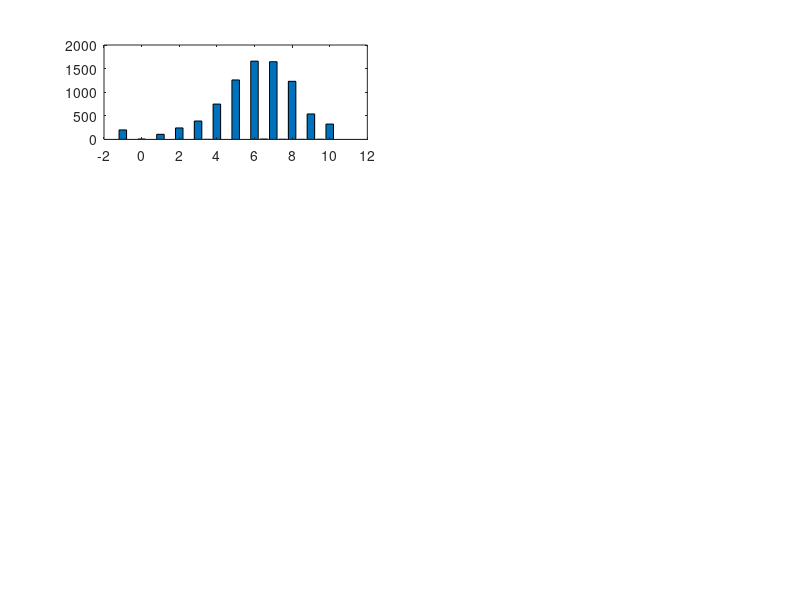

MATLAB code for this plot: (Note: this script raises an error after producing the figure.)
values = csvread('speed_dating_numeric_targets.csv', 1, 0);

centers = -1:0.5:10;
variable_names = {'attractive\_partner' 'sincere\_partner' 'intelligence\_partner' 'funny\_partner' 'ambition\_partner' 'shared\_interests\_partner' 'like'};

for i=1:7
    column = values(:,i);
    column(column < 0) = [];
    mean_value = mean(column);
    std_value = std(column);
     
    set(gcf,'position',[0,0,1000,1414]);
    if i < 7
        sub_plot = subplot(4,2,i);
    else 
        sub_plot = subplot(4,2,[i i+1]);
    end
    
    set(gcf,'units','pixel');
    
    counts = hist(values(:,i), centers);
    bar(centers, counts);
    
    p = get(sub_plot, 'pos');
    if i == 7
        p = p + [0.20 0 -0.4 -0.025];
    else 
        p = p + [0 0 0 -0.025];
    end
    set(sub_plot, 'pos', p);
        
    xlim([-1.5 10.5]);
    ylim([0 2500]);
    set(gca,'XTick', -1:1:10)
    xlabel(['Value (mean = ', num2str(mean_value), ', std = ', num2str(std_value), ')'])
    ylabel('Value frequency');
    title(['Attribute "', variable_names{i}, '"']);
    
    if i == 7
        suptitle('Frequency bar plots for selected attributes')
        print('frequency_figures','-dpng','-r300')
    end
end

%Values that have no missing entries.
well_defined_values = values(~any(values == -1, 2),:);
sum_of_ratings = sum(well_defined_values(:,(1:6)), 2);
average_of_ratings = mean(well_defined_values(:,(1:6)), 2);

%Take the difference between the average of the ratings and the
%corresponding like rating.
rating_difference = average_of_ratings - well_defined_values(:,7);
rating_counts = tabulate(rating_difference);

figure;
set(gcf,'position',[0,0,960,500]);
normplot(rating_difference);
title('Average - target rating difference normal plot');
xlabel(['Difference between rate average and target rate (mean = ' num2str(mean(rating_difference)) ', std = ' num2str(std(rating_difference)) ')']);
print('difference_normal_plot','-dpng','-r300')

undefined_values = double(logical(values == -1));
undefined_values_sum = sum(undefined_values,2);

figure;
set(gcf,'units','pixel');
set(gcf,'position',[0,0,960,300]);

counts = hist(undefined_values_sum, 0:7);
bar(0:7, counts);
text(0:7,counts',num2str(counts','%0.2f'),... 
'HorizontalAlignment','center',... 
'VerticalAlignment','bottom')

title('Frequency of missing values in single records');
ylabel('Value frequency');
xlabel(['Amount of undefined values in entries (mean = ' num2str(mean(undefined_values_sum)) ', std = ' num2str(std(undefined_values_sum)) ')']);

print('total_missing_values','-dpng','-r300')

undefined_target_values_sum = sum(undefined_values(:,7));

%Part 2, which uses well_defined_values again.
%For each column combination of the six rankings, compare the values.
mean_differences = zeros(7);
std_differences = zeros(7);
for i=1:7
    for j=1:7
        mean_differences(i,j) = mean(well_defined_values(:,i) - well_defined_values(:,j));
        std_differences(i,j) = std(well_defined_values(:,i) - well_defined_values(:,j));
    end
end

%most_occurring_record_value = mode(well_defined_values(:,(1:6)), 2);
%1:end ~= k
most_occurring_difference = zeros(length(well_defined_values), 7);
mean_of_entry_difference = zeros(length(well_defined_values), 7);
mean_of_entry_difference_rounded = zeros(length(well_defined_values), 7);
for i=1:length(well_defined_values)
    for j=1:7
        most_occurring_value = mode(well_defined_values(i, 1:7 ~= j), 2);
        most_occurring_difference(i, j) = abs(most_occurring_value - well_defined_values(i,j));
        
        mean_of_entry = mean(well_defined_values(i, 1:7 ~= j), 2);
        mean_of_entry_difference_rounded(i, j) = abs(round(mean_of_entry) - well_defined_values(i,j));
        mean_of_entry_difference(i, j) = abs(mean_of_entry - well_defined_values(i,j));
        
    end
end

number_of_most_occurring_matches = sum(sum(most_occurring_difference == 0));
number_of_mean_of_entry_matches = sum(sum(mean_of_entry_difference_rounded == 0));

mean2(mean_of_entry_difference)
std2(mean_of_entry_difference)












